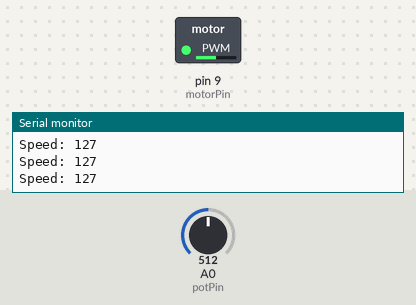
Recording of a sketch running on a simulated Arduino Uno, built with avr-gcc and run on an emulated ATmega328P. Shown: switched loads named in the sketch (green lamp = pin HIGH), the last lines printed to the serial monitor. The test bench sets the inputs (shaded band); at power-on: A0 (potPin) = 512.

Above: at 1.2 s.
1.3 s: A0 (potPin) set to 716
At 1.7 s:
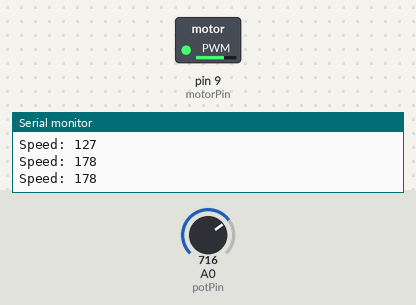
2.9 s: A0 (potPin) set to 900
At 4.2 s:
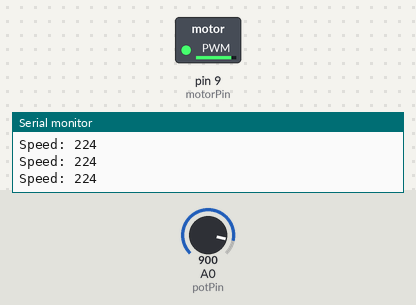
4.5 s: A0 (potPin) set to 122
At 5.6 s:
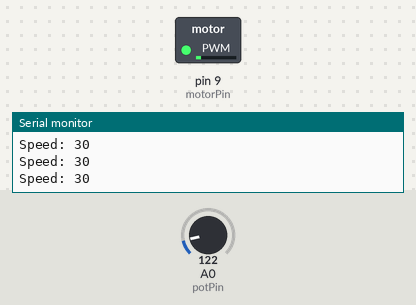
6.1 s: A0 (potPin) set to 0
At 6.9 s:
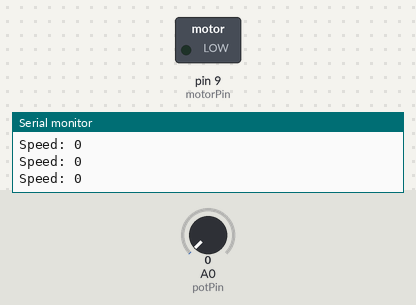
7.7 s: A0 (potPin) set to 511
At 8.2 s:
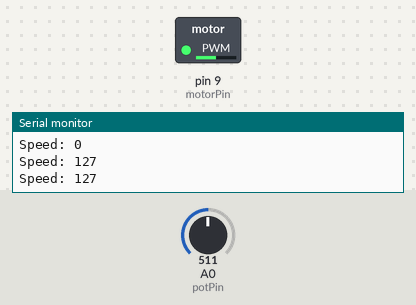
Timing chart, 0 to 10.3 s (numbered marks = the images above; inputs shaded):
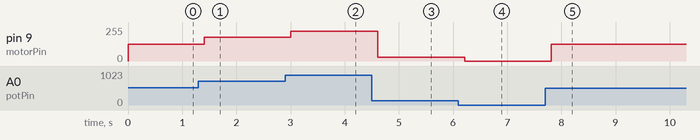

The sketch:

code.ino
```cpp
int potPin = A0;
int motorPin = 9;
int value;
int speed;

void setup() {
  pinMode(motorPin, OUTPUT);
  Serial.begin(9600);
}
void loop() {
  value = analogRead(potPin);   // 0–1023
  speed = map(value, 0, 1023, 0, 255);
  analogWrite(motorPin, speed);
  Serial.print("Speed: ");
  Serial.println(speed);
  delay(200);
}
```

Measured:
- after the input at 1.3 s, pin 9 (motorPin): 127/255 → 178/255 after 0.10 s
- after the input at 2.9 s, pin 9 (motorPin): 178/255 → 224/255 after 0.11 s
- after the input at 4.5 s, pin 9 (motorPin): 224/255 → 30/255 after 0.11 s
- after the input at 6.1 s, pin 9 (motorPin): 30/255 → 0/255 after 0.11 s
- after the input at 7.7 s, pin 9 (motorPin): 0/255 → 127/255 after 0.12 s
